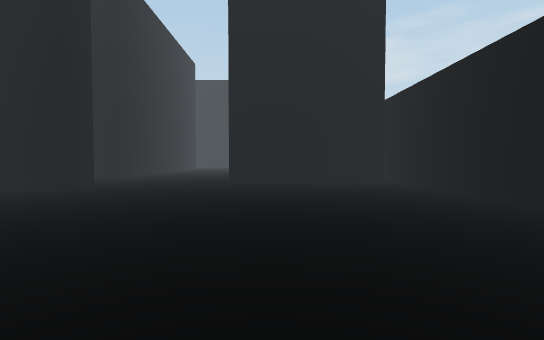
[1] (above)

24 first-person views from a walk through a 3-D level made in the Unity game engine. The camera is 1.3 m above the floor, tilts 2° down and sees 85° across. The floor is counted in squares, 2 m on a side. Each view is taken from the middle of a square. On the plan, view 1 faces up. The plan holds only what a view shows up to about 9 squares ahead; the rest is blank. The place goes on beyond the plan. The player is left out.

[2]
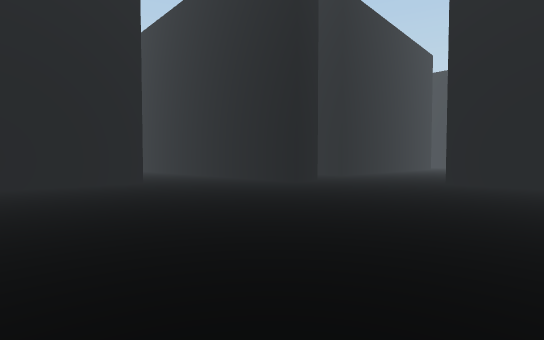

[3]
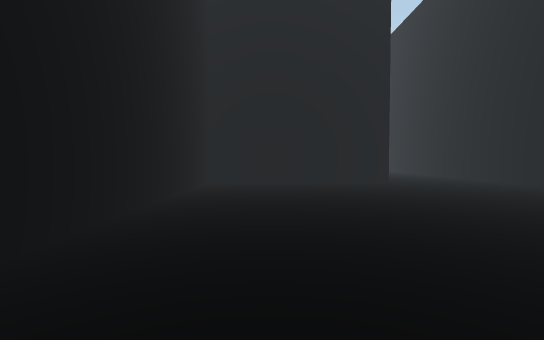

[4]
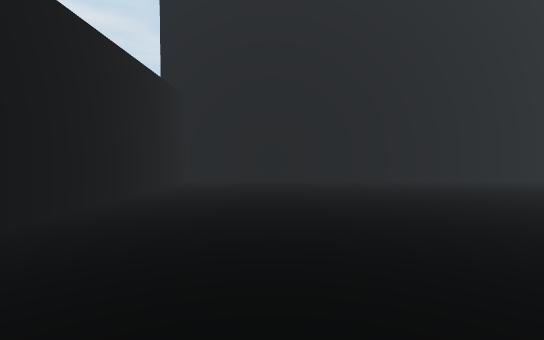

[5]
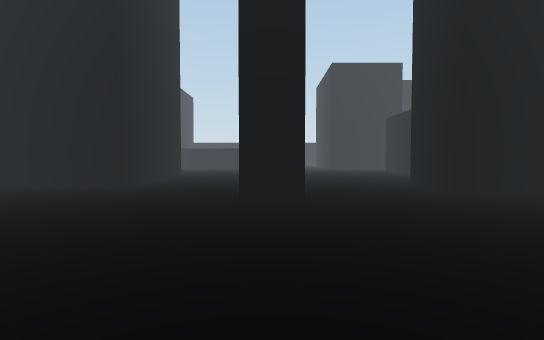

[6]
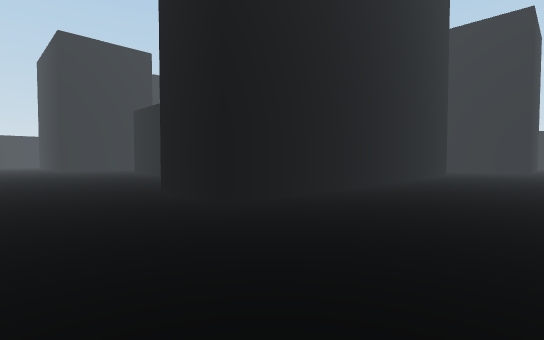

[7]
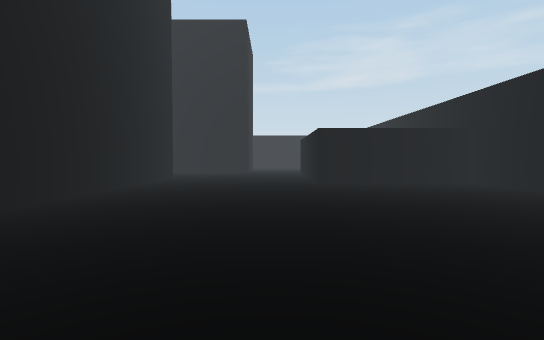

[8]
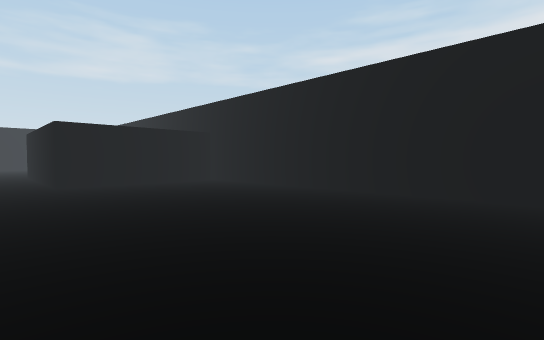

[9]
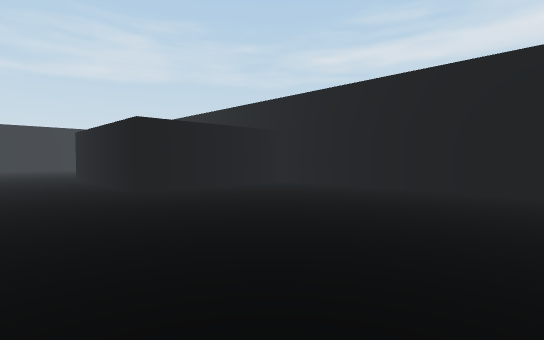

[10]
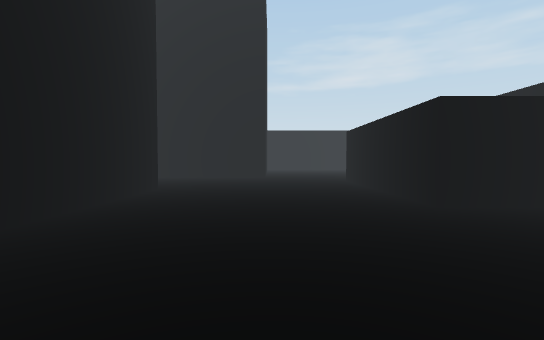

[11]
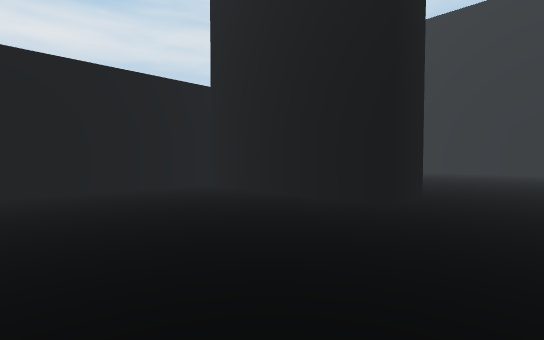

[12]
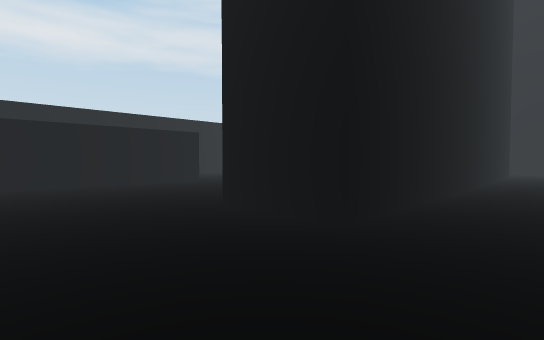

[13]
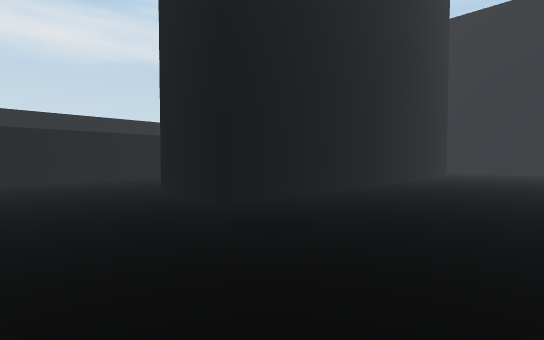

[14]
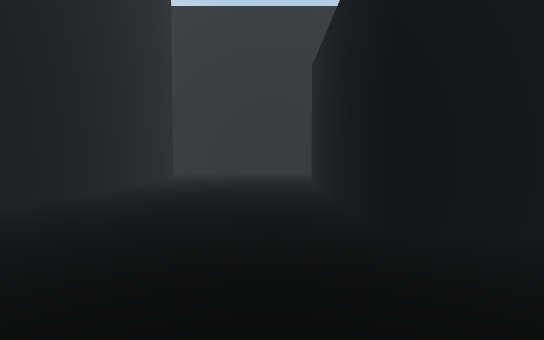

[15]
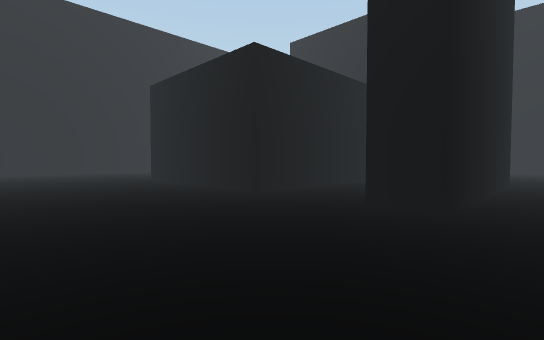

[16]
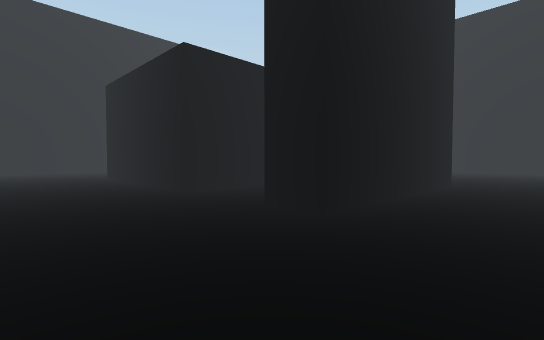

[17]
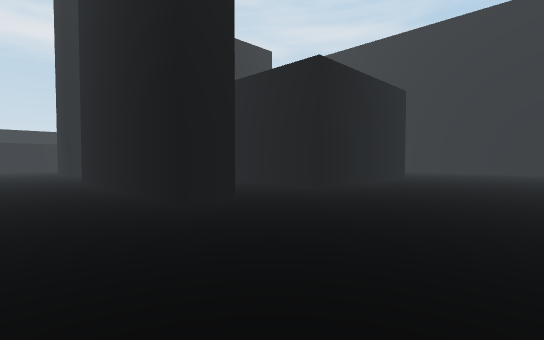

[18]
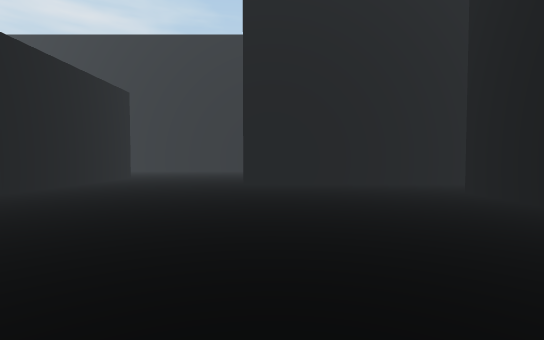

[19]
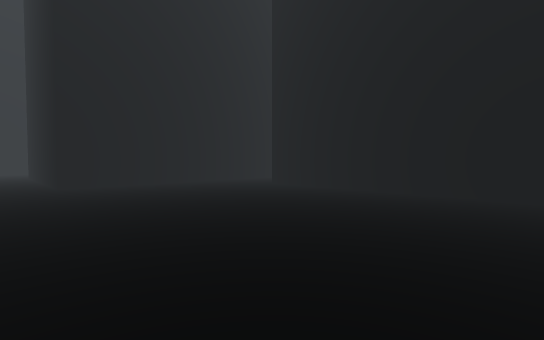

[20]
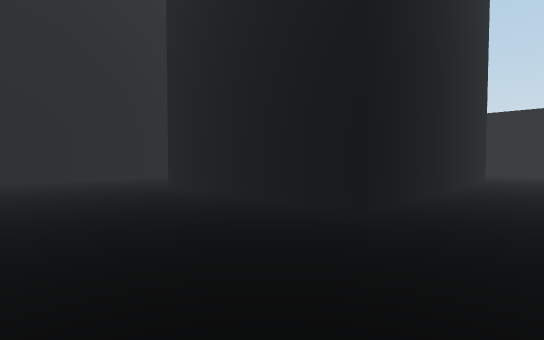

[21]
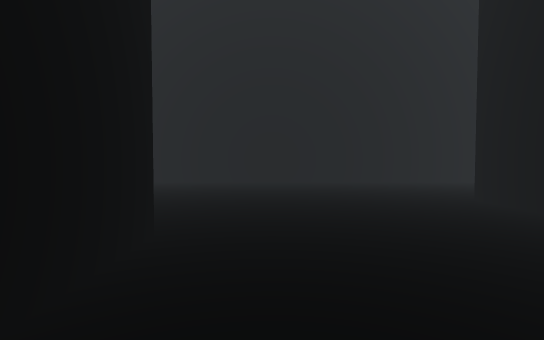

[22]
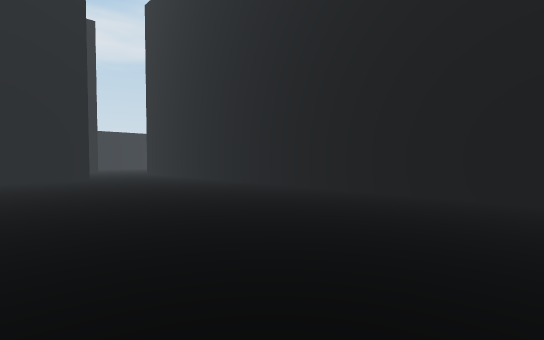

[23]
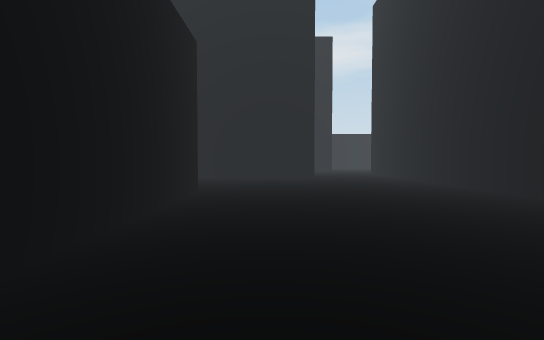

[24]
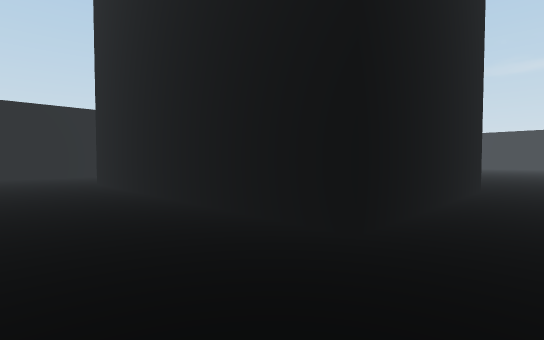

### Floor plan
Points are (right, up) in squares from view 1. A wall is a line through its corners. A room is listed if a view was taken in it or the views show most of it. See-through windows are left out.
Room 1 (views 1, 2, 3, 4, 5, 6)
walls: (-4.5, 6.5) (-6.5, 6.5); (-7.2, 3.3) (-7.2, -1.7) (3.5, -1.7) (3.5, 9); (3.2, 8.6) (-1.3, 8.6)
ways out: opening at (-3, 8) to room 2; opening at (-6.3, 5)
Room 2 (views 7, 8, 9, 10, 11)
walls: (-1.3, 8.6) (-1.3, 9.9) (3.2, 9.9); (3.4, 19) (-0.8, 19) (-0.8, 24); (-5.5, 21.5) (-5.5, 10.5); (-4.5, 7.5) (-4.5, 6.5); (3.5, 9) (3.5, 19.4)
ways out: opening at (-3, 8) to room 1; opening at (-6, 9) to room 3; opening at (-5.3, 23) to room 3
Room 3 (views 12, 13, 14, 15, 16, 17, 18, 19, 20, 21, 22, 23, 24)
walls: (-17, 13.5) (-17, 18.5) (-12, 18.5) (-12, 13.5) (-16.4, 13.5); (-23.9, 7.5) (-9, 7.5); (-17, 20.9) (-17, 22) (-11.8, 22); (-28.8, 16.3) (-21.3, 16.3) (-21.3, 11.3) (-28.8, 11.3); (-25.8, 23.9) (-25.8, 18.2); (-12, 22.1) (-12, 21); (-5.5, 10.5) (-7.5, 10.5) (-7.5, 21.5) (-5.5, 21.5)
ways out: opening at (-6, 9) to room 2; opening at (-5.3, 23) to room 2

Where each view was taken, in squares from view 1:
view 1: 0 up, 0 right, facing up
view 2: 0 up, 1 right, facing up-left
view 3: 0 up, 1 right, facing left
view 4: 7 up, 1 right, facing down
view 5: 7 up, 0 right, facing left
view 6: 8 up, 2 left, facing up-left
view 7: 11 up, 2 left, facing up
view 8: 11 up, 2 left, facing up-right
view 9: 13 up, 3 left, facing up-right
view 10: 15 up, 3 left, facing up
view 11: 14 up, 3 left, facing down-right
view 12: 24 up, 9 left, facing down-right
view 13: 24 up, 11 left, facing down-right
view 14: 21 up, 11 left, facing down
view 15: 23 up, 8 left, facing down-left
view 16: 24 up, 9 left, facing down-left
view 17: 24 up, 21 left, facing down-right
view 18: 24 up, 22 left, facing down
view 19: 24 up, 20 left, facing down-left
view 20: 18 up, 18 left, facing down-left
view 21: 16 up, 18 left, facing down
view 22: 13 up, 18 left, facing down-right
view 23: 12 up, 18 left, facing right
view 24: 9 up, 20 left, facing up-left
